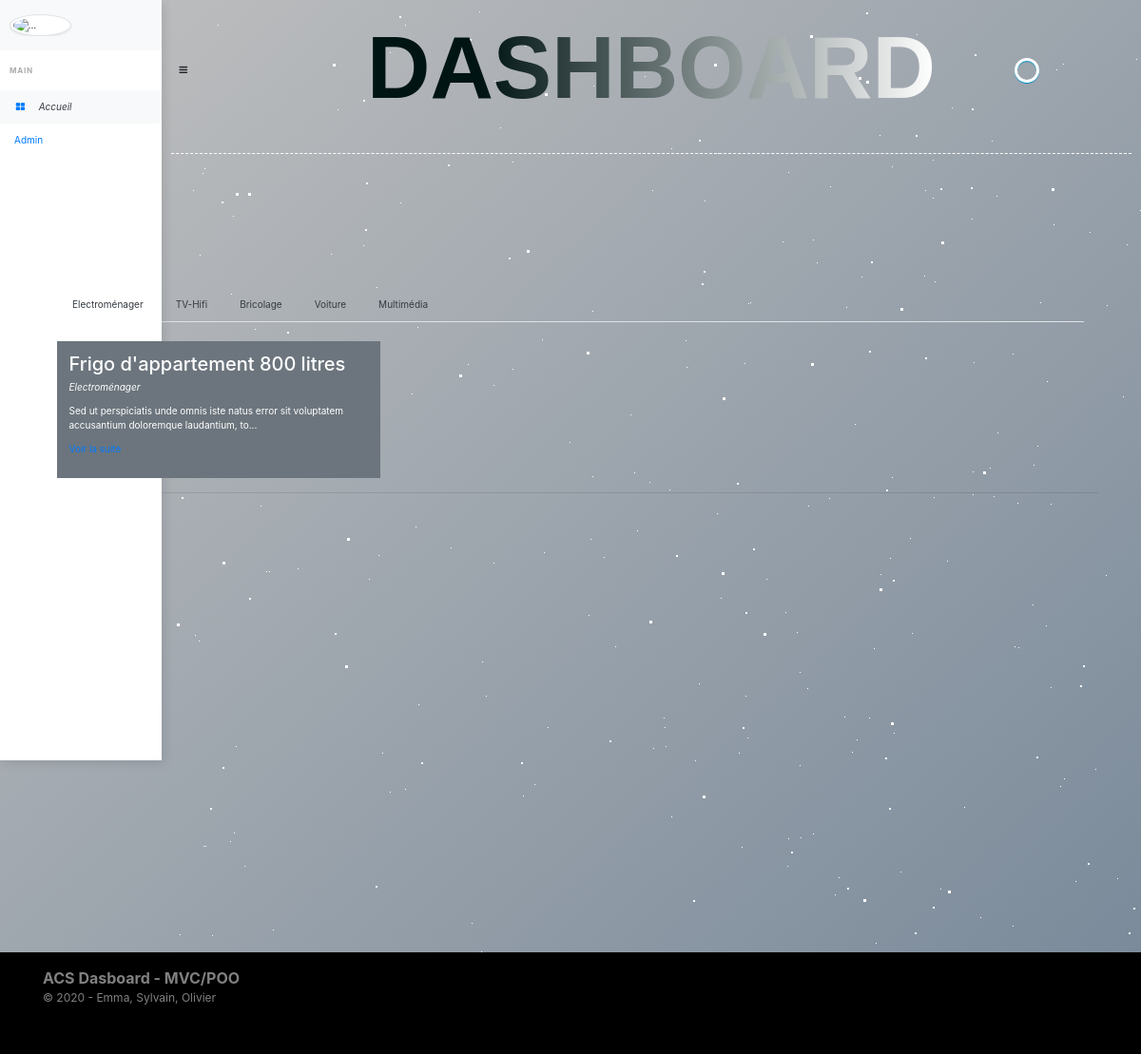
Page /index.php?p=posts.category&id=1 on the committed database.
### tables this page shows
CREATE TABLE IF NOT EXISTS `categories` (
  `id` int(11) NOT NULL AUTO_INCREMENT,
  `titre` varchar(255) DEFAULT NULL,
  PRIMARY KEY (`id`)
);

CREATE TABLE IF NOT EXISTS `articles` (
  `id` int(11) NOT NULL AUTO_INCREMENT,
  `titre` varchar(255) DEFAULT NULL,
  `lieuachat` varchar(255) DEFAULT NULL,
  `adresseachat` varchar(255) DEFAULT NULL,
  `urlachat` varchar(255) DEFAULT NULL,
  `ref` varchar(255) NOT NULL,
  `dateachat` varchar(20) NOT NULL,
  `datefingarantie` varchar(20) NOT NULL,
  `category_id` int(11) DEFAULT NULL,
  `prix` int(10) NOT NULL DEFAULT 0,
  `conseilsentretien` longtext DEFAULT NULL,
  `phototicketachat` varchar(255) DEFAULT NULL,
  `manuelutilisation` longtext DEFAULT NULL,
  PRIMARY KEY (`id`)
);

### core/Controller/Controller.php (called while the page is built, shortened)
<?php
    class Controller{
        protected $viewPath;
        protected function render($view, $variables = []){
            extract($variables);
            require($this->viewPath . str_replace('.', '/', $view) . '.php');
        }
    }
?>

### app/Controller/PostsController.php (called while the page is built, shortened)
<?php
    class PostsController extends AppController{
        public function category(){
            $articles = $this->Post->lastByCategory($_GET['id']);
            $categories = $this->Category->all();
            $this->render('posts.category', compact('articles','categories', 'categorie'));
        }
    }
?>

### public/index.php (called while the page is built, shortened)
<?php
    if(isset($_GET['p'])){
        $page = $_GET['p'];
    }
    else{
        $page = 'posts.index';
    }
    $page = explode('.', $page);
    if($page[0] == 'admin'){
        $controller = '\App\Controller\Admin\\' . ucfirst($page[1]) . 'Controller';
        $action = $page[2];
    }
    else{
        $action = $page[1];
    }
    $controller = new $controller();
    $controller->$action();
?>

### core/Table/Table.php (called while the page is built, shortened)
<?php
    class Table{
        protected $table;
        protected $db;
        public function __construct(Database $db){
            $this->db = $db;
        }
        public function all(){
            return $this->query("SELECT * FROM " . $this->table);
        }
        public function query($statement, $attributes = null, $one = false){
            if($attributes){
                return $this->db->prepare(
                    $statement,
                    $attributes,
                    str_replace('Table', 'Entity', get_class($this)),
                    $one
                );
            }
             else{
                return $this->db->query(
                    $statement,
                    str_replace('Table', 'Entity', get_class($this)),
                     $one
                );
            }
        }
    }
?>

### core/Database/MysqlDatabase.php (called while the page is built, shortened)
<?php
    class MysqlDatabase extends Database{
        private $pdo;
        private function getPDO(){
            if($this->pdo === null){
                $pdo = new PDO('mysql:dbname=dashboard;host=localhost', 'root', '');
                $pdo->setAttribute(PDO::ATTR_ERRMODE, PDO::ERRMODE_EXCEPTION);
                $this->pdo = $pdo;
            }
            return $this->pdo;
        }
        public function query($statement, $class_name = null, $one = false){
            $req = $this->getPDO()->query($statement);
            if($class_name === null){
                $req->setFetchMode(PDO::FETCH_OBJ);
            }
            else{
                $req->setFetchMode(PDO::FETCH_CLASS, $class_name);
            }
            if($one){
                $datas = $req->fetch();
            }
            else{
                $datas = $req->fetchAll();
            }
            return $datas;
        }
        public function prepare($statement, $attributes, $class_name = null, $one = false){
            $req = $this->getPDO()->prepare($statement);
            $res = $req->execute($attributes);
            if($class_name === null){
                $req->setFetchMode(PDO::FETCH_OBJ);
            }
            else{
                $req->setFetchMode(PDO::FETCH_CLASS, $class_name);
            }
            if($one){
                $datas = $req->fetch();
            }
            else{
                $datas = $req->fetchAll();
            }
            return $datas;
        }
    }
?>

### app/Entity/CategoryEntity.php (called while the page is built, shortened)
<?php
    class CategoryEntity extends Entity{
        public function getUrl(){
          return 'index.php?p=posts.category&id=' . $this->id;
        }
    }
?>

### core/Entity/Entity.php (called while the page is built, shortened)
<?php
    class Entity{
        public function __get($key){
            $method = 'get' . ucfirst($key);
            $this->$key = $this->$method();
            return $this->$key;
        }
    }
?>

### app/Table/PostTable.php (called while the page is built, shortened)
<?php
    class PostTable extends Table
    {
        public function lastByCategory($category_id)
        {
            return $this->query(
                "
                SELECT articles.id, articles.titre, articles.lieuachat, articles.adresseachat, articles.urlachat, articles.ref, articles.dateachat, articles.datefingarantie, articles.prix, articles.conseilsentretien, articles.phototicketachat, articles.manuelutilisation, categories.titre as categorie
                FROM articles
                LEFT JOIN categories ON category_id = categories.id
                WHERE articles.category_id = ?
                ORDER BY articles.id DESC",
                [$category_id]
            );
        }
    }

### app/Autoloader.php (called while the page is built, shortened)
<?php
  class Autoloader{
      static function autoload($class){
          if (strpos($class, __NAMESPACE__ . '\\') === 0){
              $class = str_replace(__NAMESPACE__ . '\\', '', $class);
              $class = str_replace('\\', '/', $class);
          }
      }
  }

### app/Views/posts/category.php (the view)
<div class="container">
       <ul class="nav nav-tabs">
         <li class="nav-item text-dark">
        <?php foreach ($categories as $categorie) : ?>
            <li><a class="text-dark" href="<?= $categorie->url; ?>"><?= $categorie->titre; ?></a></li>
        <?php endforeach; ?>
    </ul>
</div>
<br>
  <div class="container">
      <div class="row">
        <?php
            foreach ($articles as $post) :
        ?>
        <div class="col-sm-4 py-2">
                <div class="card-2 card-body h-100 bg-secondary text-white">
            <h2><a class="text-white" href="<?= $post->url; ?>"><?= $post->titre; ?></a></h2>
            <p><em><?= $post->categorie; ?></em></p>
            <p><?= $post->extrait; ?></p>
          </div>
        </div>
        <?php endforeach; ?>
  </div>
</div>

### app/Entity/PostEntity.php (shortened to what this page needs)
<?php
    class PostEntity extends Entity
    {
        public function getUrl()
        {
            return 'index.php?p=posts.single&id=' . $this->id;
        }
        public function getExtrait()
        {
            $html = '<p>' . substr($this->manuelutilisation, 0, 100) . '...</p>';
            $html .= '<p><a href="' . $this->getUrl() . '">Voir la suite</a></p>';
            return $html;
        }
    }

### public/css/style.css (style rules this page uses)
body { background: linear-gradient(to bottom right, #C0C0C0 0%, #778899 100%); overflow-x: hidden; display: grid; place-items: center; }

### rows in the picture
categories: titre "Electroménager"
categories: titre "TV-Hifi"
categories: titre "Bricolage"
categories: titre "Voiture"
categories: titre "Multimédia"
articles: titre "Frigo d'appartement 800 litres", category.titre "Electroménager", manuelutilisation "Sed ut perspiciatis unde omnis iste natus error sit voluptatem accusantium doloremque laudantium, to"
